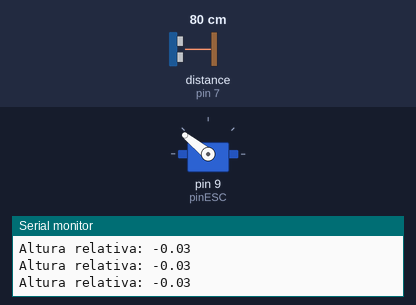
A sketch run on a simulated Arduino Uno, built with avr-gcc and run on an emulated ATmega328P. Parts: servo, the last lines printed to the serial monitor. Wiring (inferred from the names in the program): ultrasonic range finder: trigger pin 6; echo pin 7. Inputs (shaded band) come from the test bench; at power-on: distance to the obstacle (sensor on pin 7) 80 cm. The echo pulse lasts 58.3 µs per cm.

Above: at 7.2 s.
7.3 s: distance to the obstacle (sensor on pin 7) set to 93 cm
8.8 s: distance to the obstacle (sensor on pin 7) set to 98 cm
At 9.9 s:
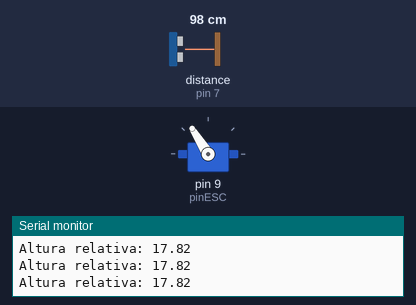
10.3 s: distance to the obstacle (sensor on pin 7) set to 102 cm
11.8 s: distance to the obstacle (sensor on pin 7) set to 109 cm
At 13.0 s:
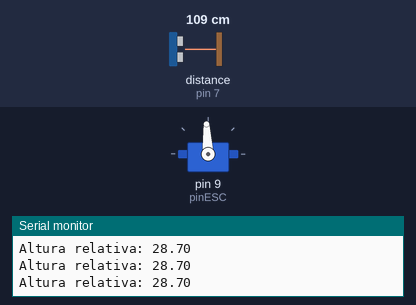
13.3 s: distance to the obstacle (sensor on pin 7) set to 2 cm
At 14.3 s:
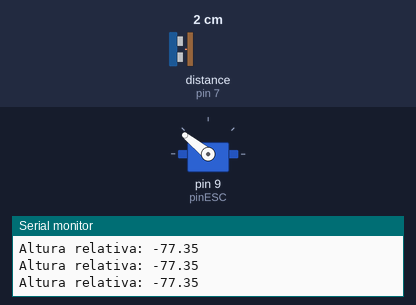
14.8 s: distance to the obstacle (sensor on pin 7) set to 120 cm
At 15.2 s:
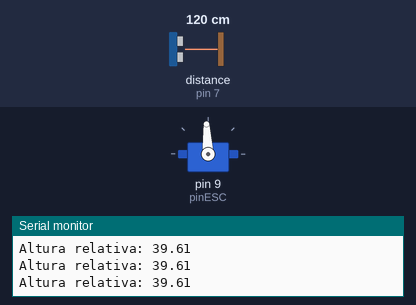
Timing chart, 0 to 17.3 s (numbered marks = the images above; inputs shaded):
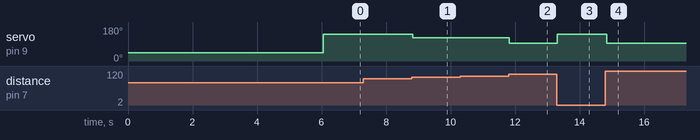

Measured:
- the behaviour switches between 95 and 96 cm on distance to the obstacle (sensor on pin 7) (found by bisection; images 0 and 1)
- the behaviour switches between 105 and 106 cm on distance to the obstacle (sensor on pin 7) (found by bisection; images 1 and 2)
- after the input at 8.8 s, servo on pin 9 (pinESC): 141° → 122° at once
- after the input at 11.8 s, servo on pin 9 (pinESC): 122° → 93° at once
- after the input at 13.3 s, servo on pin 9 (pinESC): 93° → 141° at once
- after the input at 14.8 s, servo on pin 9 (pinESC): 141° → 93° at once

The sketch:

Prueba_funcionamiento.ino
```cpp
#include <Servo.h>

// -------- ESC --------
Servo esc;
int pinESC = 9;

// -------- HC-SR04 --------
int trigPin = 6;
int echoPin = 7;

long duracion;
float distancia;
float distanciaInicial = 0;

// -------- Control --------
// Variar estos valores dependiendo del comportamiento de la planta
int velocidad;
int velocidadBase = 1800;
int velocidadMax = 2000;
int velocidadMin = 1100;

float alturaObjetivo = 20.0; // cm respecto al punto inicial

// -------- Función de lectura --------
float leerDistancia() {
  digitalWrite(trigPin, LOW);
  delayMicroseconds(2);

  digitalWrite(trigPin, HIGH);
  delayMicroseconds(10);
  digitalWrite(trigPin, LOW);

  long duracion = pulseIn(echoPin, HIGH, 30000);
  return (duracion * 0.034) / 2;
}

void setup() {
  Serial.begin(9600);

  pinMode(trigPin, OUTPUT);
  pinMode(echoPin, INPUT);

  esc.attach(pinESC);

  // Armar ESC
  esc.writeMicroseconds(1000);
  delay(3000);

  // -------- CALIBRACIÓN --------
  Serial.println("Calibrando altura inicial...");
  delay(2000);

  float suma = 0;
  for (int i = 0; i < 10; i++) {
    suma += leerDistancia();
    delay(100);
  }
  distanciaInicial = suma / 10.0;

  Serial.print("Altura inicial (cero): ");
  Serial.println(distanciaInicial);

  Serial.println("Sistema listo");
}

void loop() {

  distancia = leerDistancia();

  // Altura relativa
  float altura = distancia - distanciaInicial;

  Serial.print("Altura relativa: ");
  Serial.println(altura);

  // -------- CONTROL --------
  velocidad = velocidadBase;

  if (altura < alturaObjetivo - 5) {
    velocidad += 300; // subir
  }
  else if (altura > alturaObjetivo + 5) {
    velocidad -= 300; // bajar
  }

  velocidad = constrain(velocidad, velocidadMin, velocidadMax);

  esc.writeMicroseconds(velocidad);

  delay(100);
}
```
